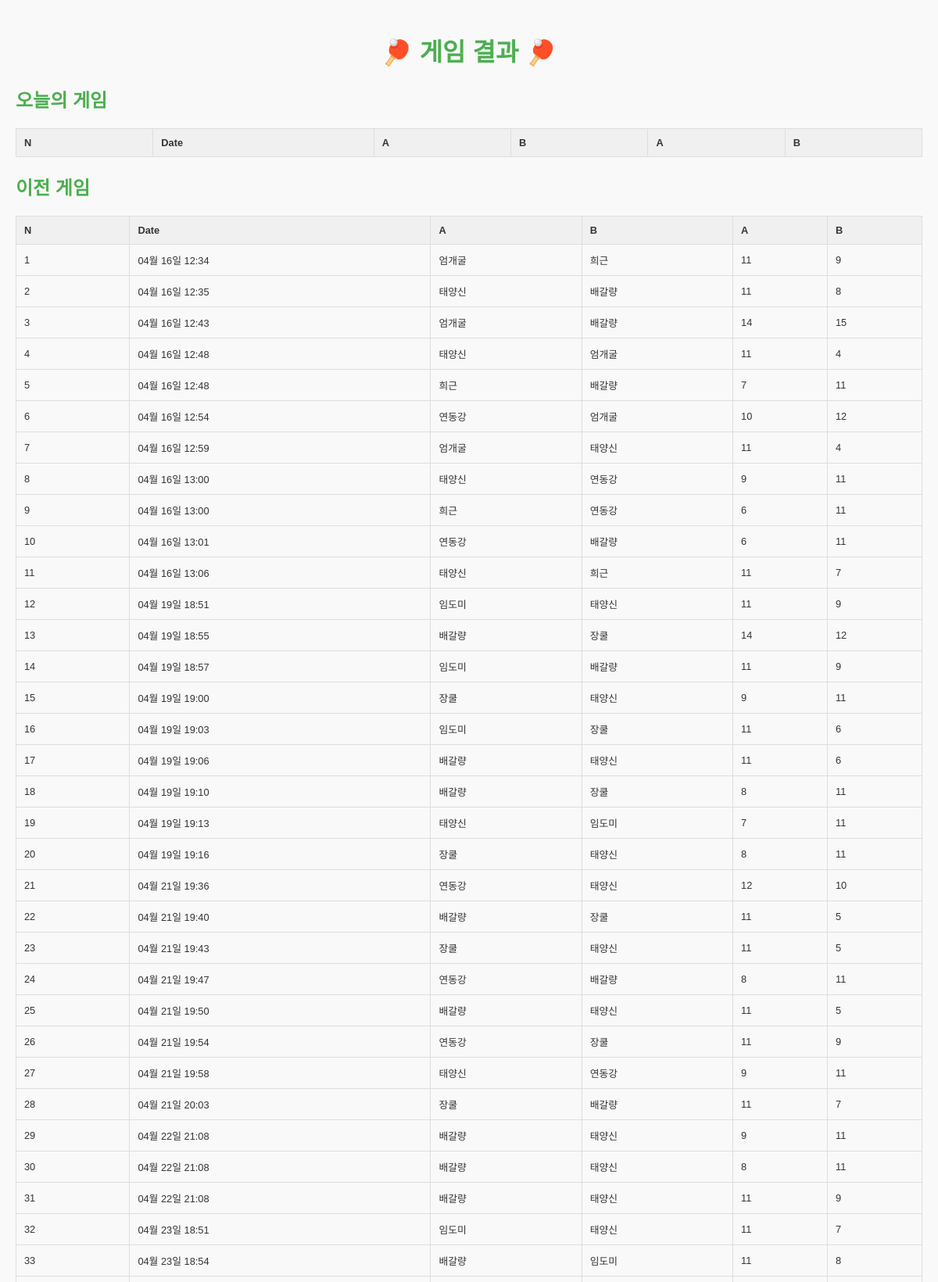
The app's page /resultlist (upper part) with its own data.
### myapp/models.py (models this page shows, shortened)
class GameResult(models.Model):
    game_number = models.AutoField(primary_key=True)
    datetime = models.DateTimeField()
    player_a = models.ForeignKey(User, on_delete=models.CASCADE, related_name='games_as_player_a')
    player_b = models.ForeignKey(User, on_delete=models.CASCADE, related_name='games_as_player_b')
    score_a = models.IntegerField()
    score_b = models.IntegerField()
    season = models.IntegerField(default=1)  # New field with default value

class User(models.Model):
    name = models.CharField(max_length=5)
    wins = models.IntegerField(default=0)
    draws = models.IntegerField(default=0)
    losses = models.IntegerField(default=0)

### myapp/views.py (the view)
# urls.py: path('resultlist', views.resultlist, name='resultlist'),
def resultlist(request):
    today = timezone.localtime(timezone.now()).date()
    todays_games = GameResult.objects.filter(datetime__date=today)
    past_games = GameResult.objects.filter(datetime__date__lt=today)
    return render(request, 'resultlist.html', {'todays_games':todays_games, 'past_games':past_games})

### myapp/templates/resultlist.html (shortened to what this page needs)
{% load static %}
<!DOCTYPE html>
<html lang="en">
  <head>
    <link rel="stylesheet" href="{% static 'myapp/css/resultlist.css' %}" />
  </head>
  <body>
    <header>
      <h1>🏓 게임 결과 🏓</h1>
    </header>
    <section>
      <h2>오늘의 게임</h2>
      <table border="1">
        <tr>
          <th>N</th>
          <th>Date</th>
          <th>A</th>
          <th>B</th>
          <th>A</th>
          <th>B</th>
        </tr>
      </table>
    </section>
    <section>
      <h2>이전 게임</h2>
      <table border="1">
        <tr>
          <th>N</th>
          <th>Date</th>
          <th>A</th>
          <th>B</th>
          <th>A</th>
          <th>B</th>
        </tr>
        {% for result in past_games %}
        <tr>
          <td>{{ forloop.counter }}</td>
          <td>{{ result.datetime|date:"m월 d일 H:i" }}</td>
          <td>{{ result.player_a.name }}</td>
          <td>{{ result.player_b.name }}</td>
          <td>{{ result.score_a }}</td>
          <td>{{ result.score_b }}</td>
        </tr>
        {% endfor %}
      </table>
    </section>
  </body>
</html>

### myapp/static/myapp/css/resultlist.css (style rules this page uses)
body { font-family: "Arial", sans-serif; background-color: #f9f9f9; color: #333; margin: 0; padding: 20px; }
header h1 { text-align: center; color: #4caf50; animation: shake 0.5s infinite; }
section h2 { margin-top: 20px; color: #4caf50; }
table { width: 100%; border-collapse: collapse; margin: 20px 0; font-size: 0.8rem; }
th, td { border: 1px solid #ddd; padding: 10px; text-align: left; }
th { background-color: #f0f0f0; }

### records on screen
GameResult: datetime "04월 16일 12:34", player_a.name "엄개굴", player_b.name "희근", score_a "11", score_b "9"
GameResult: datetime "04월 16일 12:35", player_a.name "태양신", player_b.name "배갈량", score_a "11", score_b "8"
GameResult: datetime "04월 16일 12:43", player_a.name "엄개굴", player_b.name "배갈량", score_a "14", score_b "15"
GameResult: datetime "04월 16일 12:48", player_a.name "태양신", player_b.name "엄개굴", score_a "11", score_b "4"
GameResult: datetime "04월 16일 12:48", player_a.name "희근", player_b.name "배갈량", score_a "7", score_b "11"
GameResult: datetime "04월 16일 12:54", player_a.name "연동강", player_b.name "엄개굴", score_a "10", score_b "12"
GameResult: datetime "04월 16일 12:59", player_a.name "엄개굴", player_b.name "태양신", score_a "11", score_b "4"
GameResult: datetime "04월 16일 13:00", player_a.name "태양신", player_b.name "연동강", score_a "9", score_b "11"
GameResult: datetime "04월 16일 13:00", player_a.name "희근", player_b.name "연동강", score_a "6", score_b "11"
GameResult: datetime "04월 16일 13:01", player_a.name "연동강", player_b.name "배갈량", score_a "6", score_b "11"
GameResult: datetime "04월 16일 13:06", player_a.name "태양신", player_b.name "희근", score_a "11", score_b "7"
GameResult: datetime "04월 19일 18:51", player_a.name "임도미", player_b.name "태양신", score_a "11", score_b "9"
GameResult: datetime "04월 19일 18:55", player_a.name "배갈량", player_b.name "장쿨", score_a "14", score_b "12"
GameResult: datetime "04월 19일 18:57", player_a.name "임도미", player_b.name "배갈량", score_a "11", score_b "9"
GameResult: datetime "04월 19일 19:00", player_a.name "장쿨", player_b.name "태양신", score_a "9", score_b "11"
GameResult: datetime "04월 19일 19:03", player_a.name "임도미", player_b.name "장쿨", score_a "11", score_b "6"
GameResult: datetime "04월 19일 19:06", player_a.name "배갈량", player_b.name "태양신", score_a "11", score_b "6"
GameResult: datetime "04월 19일 19:10", player_a.name "배갈량", player_b.name "장쿨", score_a "8", score_b "11"
GameResult: datetime "04월 19일 19:13", player_a.name "태양신", player_b.name "임도미", score_a "7", score_b "11"
GameResult: datetime "04월 19일 19:16", player_a.name "장쿨", player_b.name "태양신", score_a "8", score_b "11"
GameResult: datetime "04월 21일 19:36", player_a.name "연동강", player_b.name "태양신", score_a "12", score_b "10"
GameResult: datetime "04월 21일 19:40", player_a.name "배갈량", player_b.name "장쿨", score_a "11", score_b "5"
GameResult: datetime "04월 21일 19:43", player_a.name "장쿨", player_b.name "태양신", score_a "11", score_b "5"
GameResult: datetime "04월 21일 19:47", player_a.name "연동강", player_b.name "배갈량", score_a "8", score_b "11"
GameResult: datetime "04월 21일 19:50", player_a.name "배갈량", player_b.name "태양신", score_a "11", score_b "5"
GameResult: datetime "04월 21일 19:54", player_a.name "연동강", player_b.name "장쿨", score_a "11", score_b "9"
GameResult: datetime "04월 21일 19:58", player_a.name "태양신", player_b.name "연동강", score_a "9", score_b "11"
GameResult: datetime "04월 21일 20:03", player_a.name "장쿨", player_b.name "배갈량", score_a "11", score_b "7"
GameResult: datetime "04월 22일 21:08", player_a.name "배갈량", player_b.name "태양신", score_a "9", score_b "11"
GameResult: datetime "04월 22일 21:08", player_a.name "배갈량", player_b.name "태양신", score_a "8", score_b "11"
GameResult: datetime "04월 22일 21:08", player_a.name "배갈량", player_b.name "태양신", score_a "11", score_b "9"
GameResult: datetime "04월 23일 18:51", player_a.name "임도미", player_b.name "태양신", score_a "11", score_b "7"
GameResult: datetime "04월 23일 18:54", player_a.name "배갈량", player_b.name "임도미", score_a "11", score_b "8"
